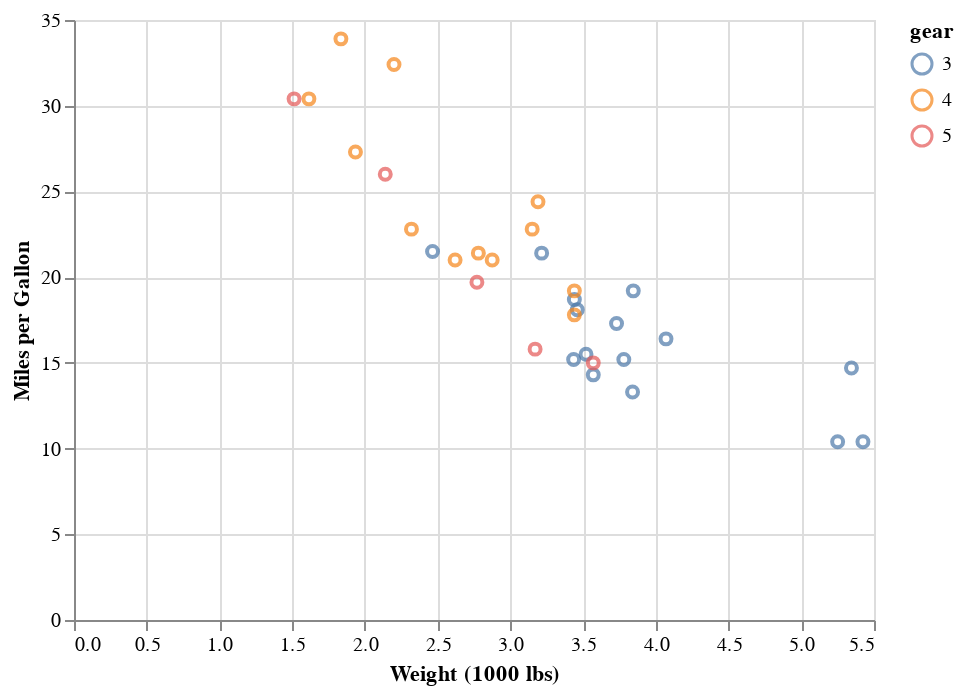

Write notebook code for a chart like this one.
### Code cell
chart = alt.Chart(data).mark_point().encode(
    x=alt.X('wt:Q', title='Weight (1000 lbs)'),  # Weight of the car
    y=alt.Y('mpg:Q', title='Miles per Gallon'),  # Fuel efficiency
    color='gear:N',  # Number of gears as a nominal categorical variable
    tooltip=['cyl', 'hp', 'gear']  # Showing additional details on hover
)

chart

### Figure 1 — Vega-Lite specification as saved in the notebook (floating-point values rounded to 4 significant figures)
{"config": {"view": {"continuousWidth": 400, "continuousHeight": 300}}, "data": {"name": "data-cbaf277d8f833be76c3c0a2eb9bb0e5a"}, "mark": "point", "encoding": {"color": {"field": "gear", "type": "nominal"}, "tooltip": [{"field": "cyl", "type": "quantitative"}, {"field": "hp", "type": "quantitative"}, {"field": "gear", "type": "quantitative"}], "x": {"field": "wt", "title": "Weight (1000 lbs)", "type": "quantitative"}, "y": {"field": "mpg", "title": "Miles per Gallon", "type": "quantitative"}}, "$schema": "https://vega.github.io/schema/vega-lite/v4.17.0.json", "datasets": {"data-cbaf277d8f833be76c3c0a2eb9bb0e5a": [{"mpg": 21.0, "cyl": 6, "disp": 160.0, "hp": 110, "drat": 3.9, "wt": 2.62, "qsec": 16.46, "vs": 0, "am": 1, "gear": 4, "carb": 4}, {"mpg": 21.0, "cyl": 6, "disp": 160.0, "hp": 110, "drat": 3.9, "wt": 2.875, "qsec": 17.02, "vs": 0, "am": 1, "gear": 4, "carb": 4}, {"mpg": 22.8, "cyl": 4, "disp": 108.0, "hp": 93, "drat": 3.85, "wt": 2.32, "qsec": 18.61, "vs": 1, "am": 1, "gear": 4, "carb": 1}, {"mpg": 21.4, "cyl": 6, "disp": 258.0, "hp": 110, "drat": 3.08, "wt": 3.215, "qsec": 19.44, "vs": 1, "am": 0, "gear": 3, "carb": 1}, {"mpg": 18.7, "cyl": 8, "disp": 360.0, "hp": 175, "drat": 3.15, "wt": 3.44, "qsec": 17.02, "vs": 0, "am": 0, "gear": 3, "carb": 2}, {"mpg": 18.1, "cyl": 6, "disp": 225.0, "hp": 105, "drat": 2.76, "wt": 3.46, "qsec": 20.22, "vs": 1, "am": 0, "gear": 3, "carb": 1}, {"mpg": 14.3, "cyl": 8, "disp": 360.0, "hp": 245, "drat": 3.21, "wt": 3.57, "qsec": 15.84, "vs": 0, "am": 0, "gear": 3, "carb": 4}, {"mpg": 24.4, "cyl": 4, "disp": 146.7, "hp": 62, "drat": 3.69, "wt": 3.19, "qsec": 20.0, "vs": 1, "am": 0, "gear": 4, "carb": 2}, {"mpg": 22.8, "cyl": 4, "disp": 140.8, "hp": 95, "drat": 3.92, "wt": 3.15, "qsec": 22.9, "vs": 1, "am": 0, "gear": 4, "carb": 2}, {"mpg": 19.2, "cyl": 6, "disp": 167.6, "hp": 123, "drat": 3.92, "wt": 3.44, "qsec": 18.3, "vs": 1, "am": 0, "gear": 4, "carb": 4}, {"mpg": 17.8, "cyl": 6, "disp": 167.6, "hp": 123, "drat": 3.92, "wt": 3.44, "qsec": 18.9, "vs": 1, "am": 0, "gear": 4, "carb": 4}, {"mpg": 16.4, "cyl": 8, "disp": 275.8, "hp": 180, "drat": 3.07, "wt": 4.07, "qsec": 17.4, "vs": 0, "am": 0, "gear": 3, "carb": 3}, {"mpg": 17.3, "cyl": 8, "disp": 275.8, "hp": 180, "drat": 3.07, "wt": 3.73, "qsec": 17.6, "vs": 0, "am": 0, "gear": 3, "carb": 3}, {"mpg": 15.2, "cyl": 8, "disp": 275.8, "hp": 180, "drat": 3.07, "wt": 3.78, "qsec": 18.0, "vs": 0, "am": 0, "gear": 3, "carb": 3}, {"mpg": 10.4, "cyl": 8, "disp": 472.0, "hp": 205, "drat": 2.93, "wt": 5.25, "qsec": 17.98, "vs": 0, "am": 0, "gear": 3, "carb": 4}, {"mpg": 10.4, "cyl": 8, "disp": 460.0, "hp": 215, "drat": 3.0, "wt": 5.424, "qsec": 17.82, "vs": 0, "am": 0, "gear": 3, "carb": 4}, {"mpg": 14.7, "cyl": 8, "disp": 440.0, "hp": 230, "drat": 3.23, "wt": 5.345, "qsec": 17.42, "vs": 0, "am": 0, "gear": 3, "carb": 4}, {"mpg": 32.4, "cyl": 4, "disp": 78.7, "hp": 66, "drat": 4.08, "wt": 2.2, "qsec": 19.47, "vs": 1, "am": 1, "gear": 4, "carb": 1}, {"mpg": 30.4, "cyl": 4, "disp": 75.7, "hp": 52, "drat": 4.93, "wt": 1.615, "qsec": 18.52, "vs": 1, "am": 1, "gear": 4, "carb": 2}, {"mpg": 33.9, "cyl": 4, "disp": 71.1, "hp": 65, "drat": 4.22, "wt": 1.835, "qsec": 19.9, "vs": 1, "am": 1, "gear": 4, "carb": 1}, {"mpg": 21.5, "cyl": 4, "disp": 120.1, "hp": 97, "drat": 3.7, "wt": 2.465, "qsec": 20.01, "vs": 1, "am": 0, "gear": 3, "carb": 1}, {"mpg": 15.5, "cyl": 8, "disp": 318.0, "hp": 150, "drat": 2.76, "wt": 3.52, "qsec": 16.87, "vs": 0, "am": 0, "gear": 3, "carb": 2}, {"mpg": 15.2, "cyl": 8, "disp": 304.0, "hp": 150, "drat": 3.15, "wt": 3.435, "qsec": 17.3, "vs": 0, "am": 0, "gear": 3, "carb": 2}, {"mpg": 13.3, "cyl": 8, "disp": 350.0, "hp": 245, "drat": 3.73, "wt": 3.84, "qsec": 15.41, "vs": 0, "am": 0, "gear": 3, "carb": 4}, {"mpg": 19.2, "cyl": 8, "disp": 400.0, "hp": 175, "drat": 3.08, "wt": 3.845, "qsec": 17.05, "vs": 0, "am": 0, "gear": 3, "carb": 2}, {"mpg": 27.3, "cyl": 4, "disp": 79.0, "hp": 66, "drat": 4.08, "wt": 1.935, "qsec": 18.9, "vs": 1, "am": 1, "gear": 4, "carb": 1}, {"mpg": 26.0, "cyl": 4, "disp": 120.3, "hp": 91, "drat": 4.43, "wt": 2.14, "qsec": 16.7, "vs": 0, "am": 1, "gear": 5, "carb": 2}, {"mpg": 30.4, "cyl": 4, "disp": 95.1, "hp": 113, "drat": 3.77, "wt": 1.513, "qsec": 16.9, "vs": 1, "am": 1, "gear": 5, "carb": 2}, {"mpg": 15.8, "cyl": 8, "disp": 351.0, "hp": 264, "drat": 4.22, "wt": 3.17, "qsec": 14.5, "vs": 0, "am": 1, "gear": 5, "carb": 4}, {"mpg": 19.7, "cyl": 6, "disp": 145.0, "hp": 175, "drat": 3.62, "wt": 2.77, "qsec": 15.5, "vs": 0, "am": 1, "gear": 5, "carb": 6}, {"mpg": 15.0, "cyl": 8, "disp": 301.0, "hp": 335, "drat": 3.54, "wt": 3.57, "qsec": 14.6, "vs": 0, "am": 1, "gear": 5, "carb": 8}, {"mpg": 21.4, "cyl": 4, "disp": 121.0, "hp": 109, "drat": 4.11, "wt": 2.78, "qsec": 18.6, "vs": 1, "am": 1, "gear": 4, "carb": 2}]}}
